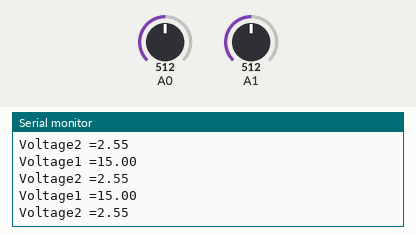
A sketch run on a simulated Arduino Uno, built with avr-gcc and run on an emulated ATmega328P. On the bench: the last lines printed to the serial monitor. The test bench sets the inputs (shaded band); at power-on: A0 = 512, A1 = 512.

Above: at 1.3 s.
1.4 s: A0 set to 716
At 1.82 s:
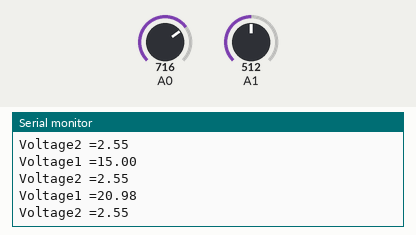
2.9 s: A1 set to 716
At 3.32 s:
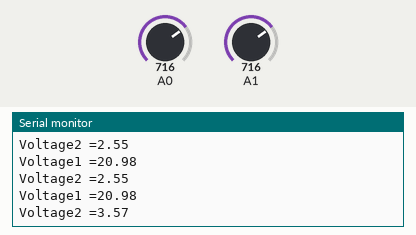
4.4 s: A0 set to 900
At 4.83 s:
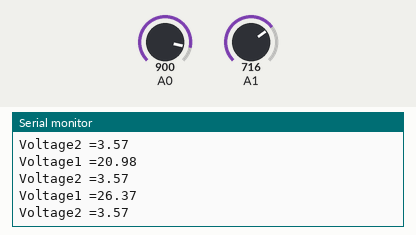
5.9 s: A1 set to 900
At 6.33 s:
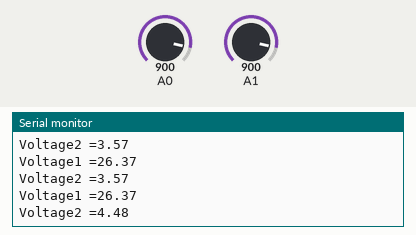
Timing chart, 0 to 8.4 s (numbered marks = the images above; inputs shaded):
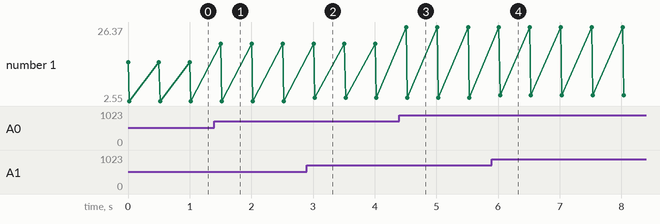

The sketch:

Voltmeter.ino
```cpp
// pins and variables
int A0read = 0; // value read from A0
int A1read = 0; // value read from A1
float voltage1; // first voltage readout
float voltage2; // second voltage readout

// voltage devider values
float v1_R2 = 10000.0; // measure across this one (A0)
float v1_R1 = 50000.0;
float v2_R1 = 1000.0; // measure across this one (A1)
float v2_R2 = 49000.0;

void setup(){
  Serial.begin(9600); //start serial connection
}

void loop(){
  // read  voltage from analog pins
  A0read = analogRead(A0);
  A1read = analogRead(A1);

  // calculate real voltages
  voltage1 = A0read * (5.0/1024)*((v1_R1 + v1_R2)/v1_R2);
  voltage2 = A1read * (5.0/1024)*((v2_R1 + v2_R2)/v2_R2);

  // print voltages every 0.5 seconds
  Serial.print("Voltage1 =");
  Serial.println(voltage1);
  Serial.print("Voltage2 =");
  Serial.println(voltage2);
  delay(500);
}
```

Measured:
- after the input at 1.4 s, the serial monitor: prints a new line after 0.10 s (image 1)
- after the input at 2.9 s, the serial monitor: prints a new line after 0.13 s (image 2)
- after the input at 4.4 s, the serial monitor: prints a new line after 0.11 s (image 3)
- after the input at 5.9 s, the serial monitor: prints a new line after 0.13 s (image 4)
- plotted number 1: 2.55 → 3.57 after the input at 2.9 s, 3.57 → 4.48 after the input at 5.9 s
